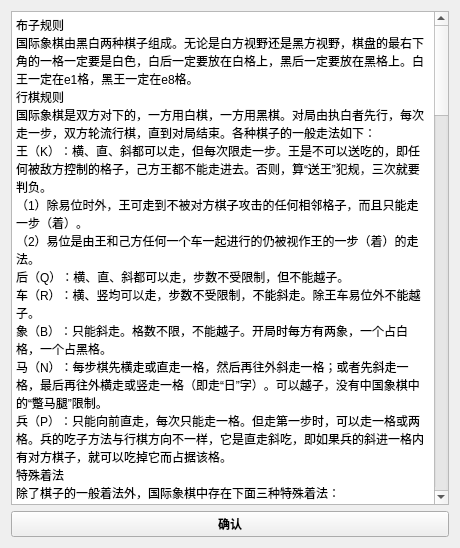
<?xml version="1.0" encoding="UTF-8"?>
<ui version="4.0">
 <class>help</class>
 <widget class="QWidget" name="help">
  <property name="geometry">
   <rect>
    <x>0</x>
    <y>0</y>
    <width>460</width>
    <height>548</height>
   </rect>
  </property>
  <property name="windowTitle">
   <string>Form</string>
  </property>
  <layout class="QVBoxLayout" name="verticalLayout">
   <item>
    <widget class="QTextBrowser" name="textBrowser">
     <property name="html">
      <string>&lt;!DOCTYPE HTML PUBLIC &quot;-//W3C//DTD HTML 4.0//EN&quot; &quot;http://www.w3.org/TR/REC-html40/strict.dtd&quot;&gt;
&lt;html&gt;&lt;head&gt;&lt;meta name=&quot;qrichtext&quot; content=&quot;1&quot; /&gt;&lt;style type=&quot;text/css&quot;&gt;
p, li { white-space: pre-wrap; }
&lt;/style&gt;&lt;/head&gt;&lt;body style=&quot; font-family:'SimSun'; font-size:9pt; font-weight:400; font-style:normal;&quot;&gt;
&lt;p style=&quot; margin-top:0px; margin-bottom:0px; margin-left:0px; margin-right:0px; -qt-block-indent:0; text-indent:0px;&quot;&gt;&lt;span style=&quot; font-family:'SimSun';&quot;&gt;布子规则&lt;/span&gt;&lt;/p&gt;
&lt;p style=&quot; margin-top:0px; margin-bottom:0px; margin-left:0px; margin-right:0px; -qt-block-indent:0; text-indent:0px;&quot;&gt;&lt;span style=&quot; font-family:'SimSun';&quot;&gt;国际象棋由黑白两种棋子组成。无论是白方视野还是黑方视野，棋盘的最右下角的一格一定要是白色，白后一定要放在白格上，黑后一定要放在黑格上。白王一定在e1格，黑王一定在e8格。&lt;/span&gt;&lt;/p&gt;
&lt;p style=&quot; margin-top:0px; margin-bottom:0px; margin-left:0px; margin-right:0px; -qt-block-indent:0; text-indent:0px;&quot;&gt;&lt;span style=&quot; font-family:'SimSun';&quot;&gt;行棋规则&lt;/span&gt;&lt;/p&gt;
&lt;p style=&quot; margin-top:0px; margin-bottom:0px; margin-left:0px; margin-right:0px; -qt-block-indent:0; text-indent:0px;&quot;&gt;&lt;span style=&quot; font-family:'SimSun';&quot;&gt;国际象棋是双方对下的，一方用白棋，一方用黑棋。对局由执白者先行，每次走一步，双方轮流行棋，直到对局结束。各种棋子的一般走法如下：&lt;/span&gt;&lt;/p&gt;
&lt;p style=&quot; margin-top:0px; margin-bottom:0px; margin-left:0px; margin-right:0px; -qt-block-indent:0; text-indent:0px;&quot;&gt;&lt;span style=&quot; font-family:'SimSun';&quot;&gt;王（K）：横、直、斜都可以走，但每次限走一步。王是不可以送吃的，即任何被敌方控制的格子，己方王都不能走进去。否则，算“送王”犯规，三次就要判负。&lt;/span&gt;&lt;/p&gt;
&lt;p style=&quot; margin-top:0px; margin-bottom:0px; margin-left:0px; margin-right:0px; -qt-block-indent:0; text-indent:0px;&quot;&gt;&lt;span style=&quot; font-family:'SimSun';&quot;&gt;（1）除易位时外，王可走到不被对方棋子攻击的任何相邻格子，而且只能走一步（着）。&lt;/span&gt;&lt;/p&gt;
&lt;p style=&quot; margin-top:0px; margin-bottom:0px; margin-left:0px; margin-right:0px; -qt-block-indent:0; text-indent:0px;&quot;&gt;&lt;span style=&quot; font-family:'SimSun';&quot;&gt;（2）易位是由王和己方任何一个车一起进行的仍被视作王的一步（着）的走法。&lt;/span&gt;&lt;/p&gt;
&lt;p style=&quot; margin-top:0px; margin-bottom:0px; margin-left:0px; margin-right:0px; -qt-block-indent:0; text-indent:0px;&quot;&gt;&lt;span style=&quot; font-family:'SimSun';&quot;&gt;后（Q）：横、直、斜都可以走，步数不受限制，但不能越子。&lt;/span&gt;&lt;/p&gt;
&lt;p style=&quot; margin-top:0px; margin-bottom:0px; margin-left:0px; margin-right:0px; -qt-block-indent:0; text-indent:0px;&quot;&gt;&lt;span style=&quot; font-family:'SimSun';&quot;&gt;车（R）：横、竖均可以走，步数不受限制，不能斜走。除王车易位外不能越子。&lt;/span&gt;&lt;/p&gt;
&lt;p style=&quot; margin-top:0px; margin-bottom:0px; margin-left:0px; margin-right:0px; -qt-block-indent:0; text-indent:0px;&quot;&gt;&lt;span style=&quot; font-family:'SimSun';&quot;&gt;象（B）：只能斜走。格数不限，不能越子。开局时每方有两象，一个占白格，一个占黑格。&lt;/span&gt;&lt;/p&gt;
&lt;p style=&quot; margin-top:0px; margin-bottom:0px; margin-left:0px; margin-right:0px; -qt-block-indent:0; text-indent:0px;&quot;&gt;&lt;span style=&quot; font-family:'SimSun';&quot;&gt;马（N）：每步棋先横走或直走一格，然后再往外斜走一格；或者先斜走一格，最后再往外横走或竖走一格（即走“日”字）。可以越子，没有中国象棋中的“蹩马腿”限制。&lt;/span&gt;&lt;/p&gt;
&lt;p style=&quot; margin-top:0px; margin-bottom:0px; margin-left:0px; margin-right:0px; -qt-block-indent:0; text-indent:0px;&quot;&gt;&lt;span style=&quot; font-family:'SimSun';&quot;&gt;兵（P）：只能向前直走，每次只能走一格。但走第一步时，可以走一格或两格。兵的吃子方法与行棋方向不一样，它是直走斜吃，即如果兵的斜进一格内有对方棋子，就可以吃掉它而占据该格。&lt;/span&gt;&lt;/p&gt;
&lt;p style=&quot; margin-top:0px; margin-bottom:0px; margin-left:0px; margin-right:0px; -qt-block-indent:0; text-indent:0px;&quot;&gt;&lt;span style=&quot; font-family:'SimSun';&quot;&gt;特殊着法&lt;/span&gt;&lt;/p&gt;
&lt;p style=&quot; margin-top:0px; margin-bottom:0px; margin-left:0px; margin-right:0px; -qt-block-indent:0; text-indent:0px;&quot;&gt;&lt;span style=&quot; font-family:'SimSun';&quot;&gt;除了棋子的一般着法外，国际象棋中存在下面三种特殊着法：&lt;/span&gt;&lt;/p&gt;
&lt;p style=&quot; margin-top:0px; margin-bottom:0px; margin-left:0px; margin-right:0px; -qt-block-indent:0; text-indent:0px;&quot;&gt;&lt;span style=&quot; font-family:'SimSun';&quot;&gt;吃过路兵：如果对方的兵第一次行棋且直进两格，刚好形成本方有兵与其横向紧贴并列，则本方的兵可以立即斜进，把对方的兵吃掉，并视为一步棋。这个动作必须立刻进行，缓着后无效。记录时记为 “en passant” 或 “en pt”， 法语中表示 “路过”。&lt;/span&gt;&lt;/p&gt;
&lt;p style=&quot; margin-top:0px; margin-bottom:0px; margin-left:0px; margin-right:0px; -qt-block-indent:0; text-indent:0px;&quot;&gt;&lt;span style=&quot; font-family:'SimSun';&quot;&gt;兵升变：本方任何一个兵直进达到对方底线时，即可升变为除“王”和“兵”以外的任何一种棋子，可升变为“后”、“车”、“马”、“象”，不能不变。这被视为一步棋。升变后按新棋子的规则走棋。&lt;/span&gt;&lt;/p&gt;
&lt;p style=&quot; margin-top:0px; margin-bottom:0px; margin-left:0px; margin-right:0px; -qt-block-indent:0; text-indent:0px;&quot;&gt;&lt;span style=&quot; font-family:'SimSun';&quot;&gt;王车易位：每局棋中，双方各有一次机会，让王朝车的方向移动两格，然后车越过王，放在与王紧邻的一格上，作为王执行的一步棋。王车易位根据左右分为&amp;quot;长易位&amp;quot;（后翼易位，记谱记为0-0-0）和&amp;quot;短易位&amp;quot;（王翼易位，记谱记为0-0）。王车易位是国际象棋中较为重要的一种战略，它涉及王、车两种棋子，是关键时刻扭转局势或解杀还杀的手段。&lt;/span&gt;&lt;/p&gt;
&lt;p style=&quot; margin-top:0px; margin-bottom:0px; margin-left:0px; margin-right:0px; -qt-block-indent:0; text-indent:0px;&quot;&gt;&lt;span style=&quot; font-family:'SimSun';&quot;&gt;王车易位有较为严格的规则限制，当且仅当以下6个条件同时成立时，方可进行王车易位：&lt;/span&gt;&lt;/p&gt;
&lt;p style=&quot; margin-top:0px; margin-bottom:0px; margin-left:0px; margin-right:0px; -qt-block-indent:0; text-indent:0px;&quot;&gt;&lt;span style=&quot; font-family:'SimSun';&quot;&gt;1.王与用来易位的车均从未被移动过（即王和车处在棋局开始的原始位置，王在e1或e8，车在a1、a8、h1或h8。但如果王或用来易位的车之前曾经移动过，后来又返回了原始位置，则不能进行“王车易位”，因为不符合“从未被移动过”）；&lt;/span&gt;&lt;/p&gt;
&lt;p style=&quot; margin-top:0px; margin-bottom:0px; margin-left:0px; margin-right:0px; -qt-block-indent:0; text-indent:0px;&quot;&gt;&lt;span style=&quot; font-family:'SimSun';&quot;&gt;2.王与用来易位的车之间没有其他棋子阻隔；&lt;/span&gt;&lt;/p&gt;
&lt;p style=&quot; margin-top:0px; margin-bottom:0px; margin-left:0px; margin-right:0px; -qt-block-indent:0; text-indent:0px;&quot;&gt;&lt;span style=&quot; font-family:'SimSun';&quot;&gt;3.王不能正被对方“将军”（即“王车易位”不能作为“应将”的手段）；&lt;/span&gt;&lt;/p&gt;
&lt;p style=&quot; margin-top:0px; margin-bottom:0px; margin-left:0px; margin-right:0px; -qt-block-indent:0; text-indent:0px;&quot;&gt;&lt;span style=&quot; font-family:'SimSun';&quot;&gt;4.王所经过的格子不能在对方棋子的攻击范围之内；&lt;/span&gt;&lt;/p&gt;
&lt;p style=&quot; margin-top:0px; margin-bottom:0px; margin-left:0px; margin-right:0px; -qt-block-indent:0; text-indent:0px;&quot;&gt;&lt;span style=&quot; font-family:'SimSun';&quot;&gt;5.王所到达的格子不能被对方“将军”（即王不可以送吃）；&lt;/span&gt;&lt;/p&gt;
&lt;p style=&quot; margin-top:0px; margin-bottom:0px; margin-left:0px; margin-right:0px; -qt-block-indent:0; text-indent:0px;&quot;&gt;&lt;span style=&quot; font-family:'SimSun';&quot;&gt;6.王和对应的车必须处在同一横行（即通过兵的升变得到的车不能用来进行“王车易位”）。【注：此项规则为国际棋联在1972年所添加，目的是为防备这种情况：设想一局棋，假定白方的王从开局起一直未移动过，处在e1位置，那么白方若将一个兵成功走至对方底线的e8位置并且升变为车（见兵的升变规则），与王处在同一直行，且就满足以上1~5的条件，此时也可进行王车易位（因为规则1规定为对应的车未被移动过，而升变后的车确实没有移动，之前做的走动为兵在执行）。Max Pam发现这一走法，而且被棋手在比赛中采用过。为了防止这种不被习惯赞同但确实符合规定的走法出现，国际棋联添加了此规则。】&lt;/span&gt;&lt;/p&gt;
&lt;p style=&quot; margin-top:0px; margin-bottom:0px; margin-left:0px; margin-right:0px; -qt-block-indent:0; text-indent:0px;&quot;&gt;&lt;span style=&quot; font-family:'SimSun';&quot;&gt;对于王车易位的规则有一些误解，特此说明，一切以上述6点为准，在符合上述规则且有下列情况出现时，是允许王车易位的：&lt;/span&gt;&lt;/p&gt;
&lt;p style=&quot; margin-top:0px; margin-bottom:0px; margin-left:0px; margin-right:0px; -qt-block-indent:0; text-indent:0px;&quot;&gt;&lt;span style=&quot; font-family:'SimSun';&quot;&gt;1.王未正被“将军”，但之前被“将军”过；&lt;/span&gt;&lt;/p&gt;
&lt;p style=&quot; margin-top:0px; margin-bottom:0px; margin-left:0px; margin-right:0px; -qt-block-indent:0; text-indent:0px;&quot;&gt;&lt;span style=&quot; font-family:'SimSun';&quot;&gt;2.用来易位的车正受对方攻击；&lt;/span&gt;&lt;/p&gt;
&lt;p style=&quot; margin-top:0px; margin-bottom:0px; margin-left:0px; margin-right:0px; -qt-block-indent:0; text-indent:0px;&quot;&gt;&lt;span style=&quot; font-family:'SimSun';&quot;&gt;3.在长易位中，车所经过的格子在对方的攻击范围之内。&lt;/span&gt;&lt;/p&gt;
&lt;p style=&quot; margin-top:0px; margin-bottom:0px; margin-left:0px; margin-right:0px; -qt-block-indent:0; text-indent:0px;&quot;&gt;&lt;span style=&quot; font-family:'SimSun';&quot;&gt;上述三点不影响王车易位的进行。【注意：在比赛走子时，必须先移动王，再移动车，否则被判为车的一步棋，王车易位失效。】 [1]  [6] &lt;/span&gt;&lt;/p&gt;
&lt;p style=&quot; margin-top:0px; margin-bottom:0px; margin-left:0px; margin-right:0px; -qt-block-indent:0; text-indent:0px;&quot;&gt;&lt;span style=&quot; font-family:'SimSun';&quot;&gt;胜负判定&lt;/span&gt;&lt;/p&gt;
&lt;p style=&quot; margin-top:0px; margin-bottom:0px; margin-left:0px; margin-right:0px; -qt-block-indent:0; text-indent:0px;&quot;&gt;&lt;span style=&quot; font-family:'SimSun';&quot;&gt;国际象棋的对局目的是把对方的王将死。比赛规定：一方的王受到对方棋子攻击时，成为王被照将，攻击方称为“将军”，此时被攻击方必须立即“应将”，如果无法避开将军，王即被将死（长将除外），“将军”方赢得比赛。除“将死”外，还有“超时判负”与“和棋”。出现以下情况，算和局：&lt;/span&gt;&lt;/p&gt;
&lt;p style=&quot; margin-top:0px; margin-bottom:0px; margin-left:0px; margin-right:0px; -qt-block-indent:0; text-indent:0px;&quot;&gt;&lt;span style=&quot; font-family:'SimSun';&quot;&gt;1.一方轮走时，提议作和，对方同意；&lt;/span&gt;&lt;/p&gt;
&lt;p style=&quot; margin-top:0px; margin-bottom:0px; margin-left:0px; margin-right:0px; -qt-block-indent:0; text-indent:0px;&quot;&gt;&lt;span style=&quot; font-family:'SimSun';&quot;&gt;【注意：一方提和时，必须在自己走棋的时间内提出和棋，同时走出自己的棋并按钟。任何提和都不可以撤回。对方在自己的时间内思考是否和棋。同意，则口头声明；不同意，则拒绝或直接走棋。任何人都不能连续提和，即自己的提和被对方拒绝后若没有对方再次提和遭拒绝的话，那么自己是不可以提和的。】&lt;/span&gt;&lt;/p&gt;
&lt;p style=&quot; margin-top:0px; margin-bottom:0px; margin-left:0px; margin-right:0px; -qt-block-indent:0; text-indent:0px;&quot;&gt;&lt;span style=&quot; font-family:'SimSun';&quot;&gt;2.双方都无法将死对方王时，称为material或“死局”；&lt;/span&gt;&lt;/p&gt;
&lt;p style=&quot; margin-top:0px; margin-bottom:0px; margin-left:0px; margin-right:0px; -qt-block-indent:0; text-indent:0px;&quot;&gt;&lt;span style=&quot; font-family:'SimSun';&quot;&gt;3.一方连续不断地将对方的王，且对方无力避免，这被称为“长将和”；&lt;/span&gt;&lt;/p&gt;
&lt;p style=&quot; margin-top:0px; margin-bottom:0px; margin-left:0px; margin-right:0px; -qt-block-indent:0; text-indent:0px;&quot;&gt;&lt;span style=&quot; font-family:'SimSun';&quot;&gt;4.轮到一方走棋，王没有被将军，但却无路可走，称为stalemate或“逼和”（相当于中国象棋的“困毙”，不同的是，国际象棋中出现这种情况时算和局，而不是算被“困毙”的一方输。这一点初学者要注意）；&lt;/span&gt;&lt;/p&gt;
&lt;p style=&quot; margin-top:0px; margin-bottom:0px; margin-left:0px; margin-right:0px; -qt-block-indent:0; text-indent:0px;&quot;&gt;&lt;span style=&quot; font-family:'SimSun';&quot;&gt;5.对局中同一局面出现三次，而且每次都是同一方走的，并且没有任何可走棋步的差别，判为和局，称为&amp;quot;3 folder&amp;quot;或“三次重复”；&lt;/span&gt;&lt;/p&gt;
&lt;p style=&quot; margin-top:0px; margin-bottom:0px; margin-left:0px; margin-right:0px; -qt-block-indent:0; text-indent:0px;&quot;&gt;&lt;span style=&quot; font-family:'SimSun';&quot;&gt;6.双方在连续50回合内都没有吃掉对方任何一子，并且未移动一个兵的，判为和局。 [1] &lt;/span&gt;&lt;/p&gt;
&lt;p style=&quot; margin-top:0px; margin-bottom:0px; margin-left:0px; margin-right:0px; -qt-block-indent:0; text-indent:0px;&quot;&gt;&lt;span style=&quot; font-family:'SimSun';&quot;&gt;比赛规则&lt;/span&gt;&lt;/p&gt;
&lt;p style=&quot; margin-top:0px; margin-bottom:0px; margin-left:0px; margin-right:0px; -qt-block-indent:0; text-indent:0px;&quot;&gt;&lt;span style=&quot; font-family:'SimSun';&quot;&gt;白先黑后&lt;/span&gt;&lt;/p&gt;
&lt;p style=&quot; margin-top:0px; margin-bottom:0px; margin-left:0px; margin-right:0px; -qt-block-indent:0; text-indent:0px;&quot;&gt;&lt;span style=&quot; font-family:'SimSun';&quot;&gt;比赛时，规定白棋先走，黑棋后走，双方轮流走棋，一次走一步棋。国际象棋属于零和游戏，零和游戏又被称为游戏理论或零和博弈，源于博弈论（game theory）。是指一项游戏中，游戏者有输有赢，一方所赢正是另一方所输，而游戏的总成绩永远为零。&lt;/span&gt;&lt;/p&gt;
&lt;p style=&quot; margin-top:0px; margin-bottom:0px; margin-left:0px; margin-right:0px; -qt-block-indent:0; text-indent:0px;&quot;&gt;&lt;span style=&quot; font-family:'SimSun';&quot;&gt;摸子走子（摸子动子）&lt;/span&gt;&lt;/p&gt;
&lt;p style=&quot; margin-top:0px; margin-bottom:0px; margin-left:0px; margin-right:0px; -qt-block-indent:0; text-indent:0px;&quot;&gt;&lt;span style=&quot; font-family:'SimSun';&quot;&gt;在对局中，行棋方用手触摸了自己方面的某个棋子，就必须走动它。只有当所触摸的棋子根本无法走动时，才可以另走别的棋子。如果用手触摸了对方的棋子，就必须吃掉它。只有当自己任何一个棋子都无法吃它时，才允许走别的着法。如果预先说明自己的意图，则可以在棋子所在格子摆正一个或者更多的棋子。&lt;/span&gt;&lt;/p&gt;
&lt;p style=&quot; margin-top:0px; margin-bottom:0px; margin-left:0px; margin-right:0px; -qt-block-indent:0; text-indent:0px;&quot;&gt;&lt;span style=&quot; font-family:'SimSun';&quot;&gt;落子无悔&lt;/span&gt;&lt;/p&gt;
&lt;p style=&quot; margin-top:0px; margin-bottom:0px; margin-left:0px; margin-right:0px; -qt-block-indent:0; text-indent:0px;&quot;&gt;&lt;span style=&quot; font-family:'SimSun';&quot;&gt;一着棋走了之后，手已离开棋子，就不能再改走它着。如果这时行棋方的手还没离开这个棋子，还可另改其他格位，但必须按“摸子走子”原则走动这个棋子。&lt;/span&gt;&lt;/p&gt;
&lt;p style=&quot; margin-top:0px; margin-bottom:0px; margin-left:0px; margin-right:0px; -qt-block-indent:0; text-indent:0px;&quot;&gt;&lt;span style=&quot; font-family:'SimSun';&quot;&gt;纠正错误（摆棋）&lt;/span&gt;&lt;/p&gt;
&lt;p style=&quot; margin-top:0px; margin-bottom:0px; margin-left:0px; margin-right:0px; -qt-block-indent:0; text-indent:0px;&quot;&gt;&lt;span style=&quot; font-family:'SimSun';&quot;&gt;1.在对局时，如果发现棋盘的方向摆错了，即黑格的棋盘角放在了自己的右侧，应即把对局已走成的局面移置到另一块摆放正确的棋盘上，然后继续对局。&lt;/span&gt;&lt;/p&gt;
&lt;p style=&quot; margin-top:0px; margin-bottom:0px; margin-left:0px; margin-right:0px; -qt-block-indent:0; text-indent:0px;&quot;&gt;&lt;span style=&quot; font-family:'SimSun';&quot;&gt;2.在对局中，如果发现双方所用棋子颜色反了，先后走不符合比赛的编排规定，应交换棋子，重新开始对局。如此时比赛时间已过了第一时限所规定的四分之一，则对局应继续进行。&lt;/span&gt;&lt;/p&gt;
&lt;p style=&quot; margin-top:0px; margin-bottom:0px; margin-left:0px; margin-right:0px; -qt-block-indent:0; text-indent:0px;&quot;&gt;&lt;span style=&quot; font-family:'SimSun';&quot;&gt;3.一方“将军”时，另一方未采取相应的“应将”措施而误走了其他着法，要及时纠正。被“将军”一方要重新选择“应将”的着法。但是，重走时误走的棋子如果可以“应将”，就必须用它来“应将”，只有在它无法“应将”的情况下，才能另用别的着法来“应将”。&lt;/span&gt;&lt;/p&gt;
&lt;p style=&quot; margin-top:0px; margin-bottom:0px; margin-left:0px; margin-right:0px; -qt-block-indent:0; text-indent:0px;&quot;&gt;&lt;span style=&quot; font-family:'SimSun';&quot;&gt;以上发现的各种情况，要在对局过程中及时纠正。如果赛后才发现，那么对局的结果有效。&lt;/span&gt;&lt;/p&gt;
&lt;p style=&quot; margin-top:0px; margin-bottom:0px; margin-left:0px; margin-right:0px; -qt-block-indent:0; text-indent:0px;&quot;&gt;&lt;span style=&quot; font-family:'SimSun';&quot;&gt;做好记录&lt;/span&gt;&lt;/p&gt;
&lt;p style=&quot; margin-top:0px; margin-bottom:0px; margin-left:0px; margin-right:0px; -qt-block-indent:0; text-indent:0px;&quot;&gt;&lt;span style=&quot; font-family:'SimSun';&quot;&gt;在规定要做记录的比赛中，双方在对局进行过程中，都要用竞赛规则规定的代数记录法在对局记录纸上逐着做好记录，包括自己的着法和对方的着法，都要记录，要求字迹应当尽可能地清晰可辨。可以走着以后记，也可以走着以前记，由棋手自行决定。&lt;/span&gt;&lt;/p&gt;
&lt;p style=&quot; margin-top:0px; margin-bottom:0px; margin-left:0px; margin-right:0px; -qt-block-indent:0; text-indent:0px;&quot;&gt;&lt;span style=&quot; font-family:'SimSun';&quot;&gt;如果某一方棋手的棋钟上所剩时间离开时限已不足5分钟，这时，可不做记录，待时限过去后，再用自己的时间补记完全。&lt;/span&gt;&lt;/p&gt;
&lt;p style=&quot; margin-top:0px; margin-bottom:0px; margin-left:0px; margin-right:0px; -qt-block-indent:0; text-indent:0px;&quot;&gt;&lt;span style=&quot; font-family:'SimSun';&quot;&gt;对局记录上不要遮盖任何东西，应该使得裁判员能够看得清楚。&lt;/span&gt;&lt;/p&gt;
&lt;p style=&quot; margin-top:0px; margin-bottom:0px; margin-left:0px; margin-right:0px; -qt-block-indent:0; text-indent:0px;&quot;&gt;&lt;span style=&quot; font-family:'SimSun';&quot;&gt;用好棋钟&lt;/span&gt;&lt;/p&gt;
&lt;p style=&quot; margin-top:0px; margin-bottom:0px; margin-left:0px; margin-right:0px; -qt-block-indent:0; text-indent:0px;&quot;&gt;&lt;span style=&quot; font-family:'SimSun';&quot;&gt;正规比赛一般都用棋钟计时，比赛规则规定，走出该走的一着棋之后，方能按钟，而且必须用走棋的同一只手按钟。比赛时，应当在规定的时限内走满规定的着数。发现棋钟指示有误或工作异常时，应当举手示意，请来裁判员及时解决。比赛开始前，应当观察棋钟钟面调得是否正确，如发现有误，应在赛前向裁判员提出，要求重新调好。&lt;/span&gt;&lt;/p&gt;
&lt;p style=&quot; margin-top:0px; margin-bottom:0px; margin-left:0px; margin-right:0px; -qt-block-indent:0; text-indent:0px;&quot;&gt;&lt;span style=&quot; font-family:'SimSun';&quot;&gt;提议和棋&lt;/span&gt;&lt;/p&gt;
&lt;p style=&quot; margin-top:0px; margin-bottom:0px; margin-left:0px; margin-right:0px; -qt-block-indent:0; text-indent:0px;&quot;&gt;&lt;span style=&quot; font-family:'SimSun';&quot;&gt;比赛时不可连续地向对方提议和棋。一方提和时，如对方表示拒绝，必须等对方也提和一次以后，才可以再次提和。对于对方的提和可以用口头表示拒绝，也可以用走棋方式表示拒绝。提和必须占自己的走棋时间，即走出一步棋后向对方提出，并按下自己的钟。&lt;/span&gt;&lt;/p&gt;
&lt;p style=&quot; margin-top:0px; margin-bottom:0px; margin-left:0px; margin-right:0px; -qt-block-indent:0; text-indent:0px;&quot;&gt;&lt;span style=&quot; font-family:'SimSun';&quot;&gt;比赛禁例&lt;/span&gt;&lt;/p&gt;
&lt;p style=&quot; margin-top:0px; margin-bottom:0px; margin-left:0px; margin-right:0px; -qt-block-indent:0; text-indent:0px;&quot;&gt;&lt;span style=&quot; font-family:'SimSun';&quot;&gt;1.对局时棋手不得借助书本、棋谱或任何手写或印刷的资料，不得在另一个棋盘上分析棋局，也不得求助于第三者。&lt;/span&gt;&lt;/p&gt;
&lt;p style=&quot; margin-top:0px; margin-bottom:0px; margin-left:0px; margin-right:0px; -qt-block-indent:0; text-indent:0px;&quot;&gt;&lt;span style=&quot; font-family:'SimSun';&quot;&gt;2.比赛时，在记录纸上除了记录实际对局的着法和用时外，不得做笔记以帮助记忆。&lt;/span&gt;&lt;/p&gt;
&lt;p style=&quot; margin-top:0px; margin-bottom:0px; margin-left:0px; margin-right:0px; -qt-block-indent:0; text-indent:0px;&quot;&gt;&lt;span style=&quot; font-family:'SimSun';&quot;&gt;3.在对局和比赛时间内，不得在比赛室内进行棋局的分析。&lt;/span&gt;&lt;/p&gt;
&lt;p style=&quot; margin-top:0px; margin-bottom:0px; margin-left:0px; margin-right:0px; -qt-block-indent:0; text-indent:0px;&quot;&gt;&lt;span style=&quot; font-family:'SimSun';&quot;&gt;4.禁止以任何方式干扰或分散对方的注意力，包括不顾对方的拒绝一再提出和局的建议。&lt;/span&gt;&lt;/p&gt;&lt;/body&gt;&lt;/html&gt;</string>
     </property>
    </widget>
   </item>
   <item>
    <widget class="QPushButton" name="pushButton">
     <property name="font">
      <font>
       <weight>75</weight>
       <bold>true</bold>
      </font>
     </property>
     <property name="text">
      <string>确认</string>
     </property>
    </widget>
   </item>
  </layout>
 </widget>
 <resources/>
 <connections/>
</ui>
